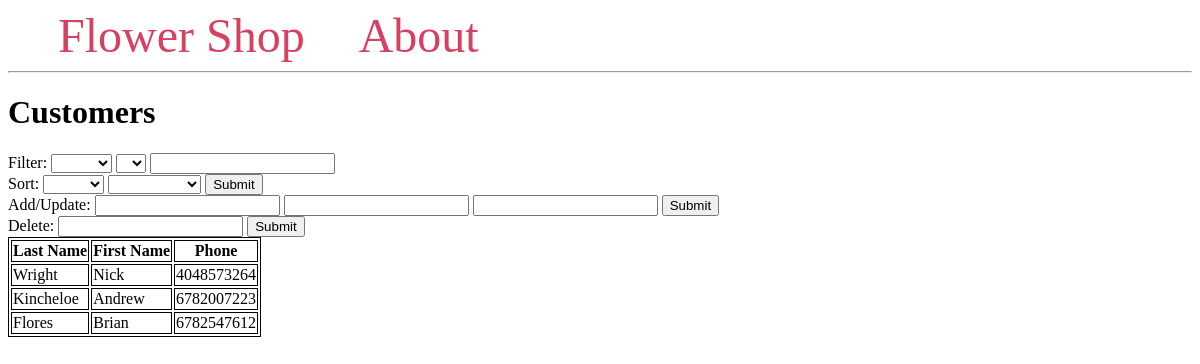
Before: /customer with the older database file.
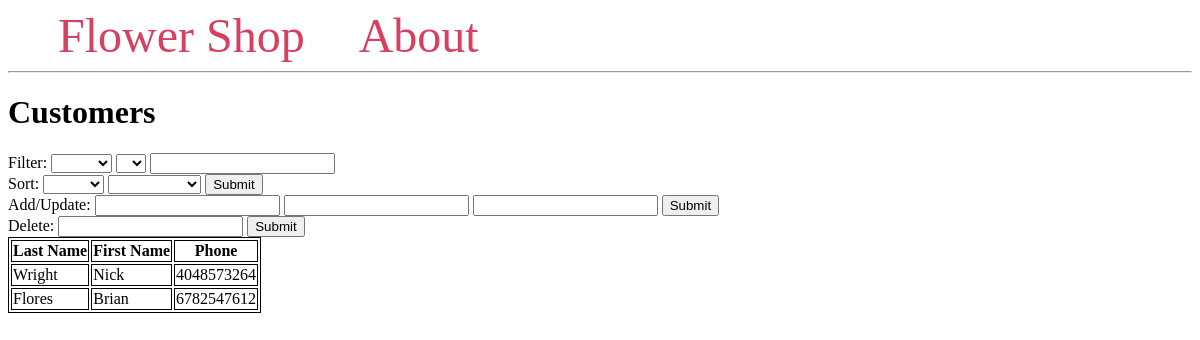
After: the same page with the newer database file.
### tables this page shows
CREATE TABLE customer(
                customerID INTEGER PRIMARY KEY,
                fname TEXT NOT NULL,
                lname TEXT NOT NULL,
                phone INTEGER UNIQUE CHECK (phone>=1000000000 and phone<10000000000)
            );

### main.py (the view, shortened to what this page needs)
@app.route("/customer", methods=("GET", "POST"))
def customers():
    conn = get_db_connection()
    cursor = conn.cursor()
    db = Database(conn,cursor)
    customers = conn.execute("SELECT * FROM customer").fetchall()
    return render_template('customer.html', customers=customers)

### main.py (called while the page is built)
def get_db_connection():
    conn = sqlite3.connect('flowershopdatabase.db', check_same_thread=False)
    conn.execute("PRAGMA foreign_keys = 1")
    conn.row_factory = sqlite3.Row
    return conn

### templates/customer.html (shortened to what this page needs)
{% extends 'base.html' %}
{% block content %}
    <h1>{% block title %} Customers {% endblock %}</h1>
    <div>
        <form method="post">
            <div>
                <label>Filter:</label>
                <select name="filt_attr">
                    <option value=""></option>
                    <option value="fname">First</option>
                </select>
                <select name="op">
                    <option value=""></option>
                    <option value="=">=</option>
                </select>
                <input type="text" name="value">
            </div>
            <label>Sort:</label>
            <select name="sort_attr" id="sort_attr">
                <option value=""></option>
                <option value="fname">First</option>
            </select>
            <select name="asc" id="asc">
                <option value=""></option>
                <option value="ASC">Ascending</option>
            </select>
            <button type="submit" name="sort" value="sort">Submit</button>
            <div>
                <label>Add/Update:</label>
                <input type="text" name="lname">
                <input type="text" name="fname">
                <input type="text" name="phone">
                <button type="submit" name="add" value="add">Submit</button>
            </div>
            <div>
                <label>Delete:</label>
                <input type="text" name="phone2">
                <button type="submit" name="del" value="del">Submit</button>
            </div>
        </form>
    </div>
    <table>
        <tr>
            <th>Last Name</th>
            <th>First Name</th>
            <th>Phone</th>
        </tr>
        {% for customer in customers %}
                <tr>
                    <td>{{ customer['lname'] }}</td>
                    <td>{{ customer['fname'] }}</td>
                    <td>{{ customer['phone'] }}</td>
                </tr>
        {% endfor %}
    </table>
{% endblock %}

Changed rows visible on the page:
removed customer: lname "Kincheloe", fname "Andrew", phone "6782007223"
